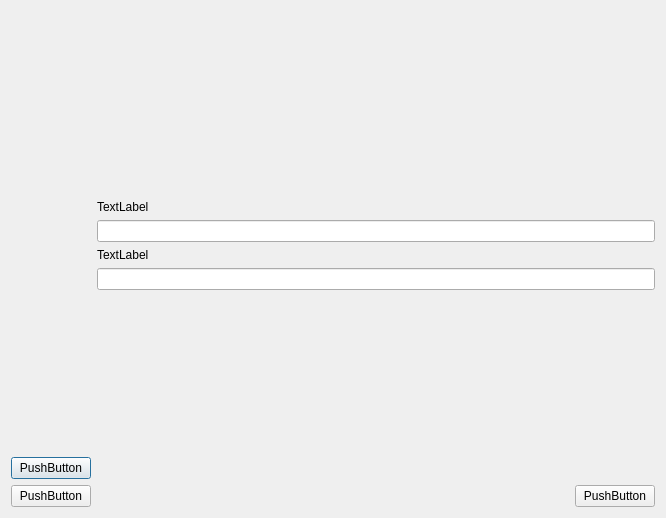
<?xml version="1.0" encoding="UTF-8"?>
<ui version="4.0">
 <class>Demo1</class>
 <widget class="QDialog" name="Demo1">
  <property name="geometry">
   <rect>
    <x>0</x>
    <y>0</y>
    <width>666</width>
    <height>518</height>
   </rect>
  </property>
  <property name="windowTitle">
   <string>Demo1</string>
  </property>
  <layout class="QHBoxLayout" name="horizontalLayout_2">
   <item>
    <layout class="QVBoxLayout" name="verticalLayout">
     <item>
      <spacer name="verticalSpacer">
       <property name="orientation">
        <enum>Qt::Vertical</enum>
       </property>
       <property name="sizeHint" stdset="0">
        <size>
         <width>20</width>
         <height>248</height>
        </size>
       </property>
      </spacer>
     </item>
     <item>
      <widget class="QPushButton" name="pushButton">
       <property name="text">
        <string>PushButton</string>
       </property>
      </widget>
     </item>
     <item>
      <widget class="QPushButton" name="pushButton_2">
       <property name="text">
        <string>PushButton</string>
       </property>
      </widget>
     </item>
    </layout>
   </item>
   <item>
    <layout class="QVBoxLayout" name="verticalLayout_3">
     <item>
      <spacer name="verticalSpacer_3">
       <property name="orientation">
        <enum>Qt::Vertical</enum>
       </property>
       <property name="sizeHint" stdset="0">
        <size>
         <width>20</width>
         <height>68</height>
        </size>
       </property>
      </spacer>
     </item>
     <item>
      <layout class="QVBoxLayout" name="verticalLayout_2">
       <item>
        <widget class="QLabel" name="label">
         <property name="text">
          <string>TextLabel</string>
         </property>
        </widget>
       </item>
       <item>
        <widget class="QLineEdit" name="lineEdit"/>
       </item>
       <item>
        <widget class="QLabel" name="label_2">
         <property name="text">
          <string>TextLabel</string>
         </property>
        </widget>
       </item>
       <item>
        <widget class="QLineEdit" name="lineEdit_2"/>
       </item>
      </layout>
     </item>
     <item>
      <spacer name="verticalSpacer_2">
       <property name="orientation">
        <enum>Qt::Vertical</enum>
       </property>
       <property name="sizeHint" stdset="0">
        <size>
         <width>20</width>
         <height>98</height>
        </size>
       </property>
      </spacer>
     </item>
     <item>
      <layout class="QHBoxLayout" name="horizontalLayout">
       <item>
        <spacer name="horizontalSpacer">
         <property name="orientation">
          <enum>Qt::Horizontal</enum>
         </property>
         <property name="sizeHint" stdset="0">
          <size>
           <width>258</width>
           <height>20</height>
          </size>
         </property>
        </spacer>
       </item>
       <item>
        <widget class="QPushButton" name="pushButton_3">
         <property name="text">
          <string>PushButton</string>
         </property>
        </widget>
       </item>
      </layout>
     </item>
    </layout>
   </item>
  </layout>
 </widget>
 <layoutdefault spacing="6" margin="11"/>
 <resources/>
 <connections/>
</ui>
